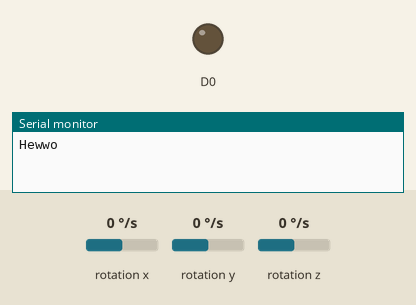
Bench run of a sketch on a simulated ESP8266 (NodeMCU). Shown: output pins drawn as LEDs (lit = HIGH), the last lines printed to the serial monitor. Wiring (inferred from the names in the program): ITG-3200 gyroscope at I2C address 0x68. Inputs (shaded band) come from the test bench; at power-on: rotation x 0 °/s, rotation y 0 °/s, rotation z 0 °/s. WiFi joins after 1.5 s; servers stay silent unless stated.

Above: at 0.1 s.
At 1.6 s:
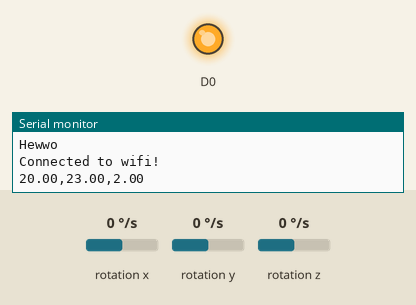
Timing chart, 0 to 3.1 s (numbered marks = the images above):
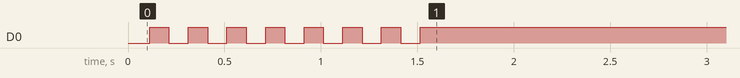

The sketch:

esp_head_shaking_tracker.ino
```cpp
#include <ESP8266WiFi.h>
#include <WiFiUdp.h>
#include <Wire.h>

#define WIFI_SSID "Insert Your Wi-Fi Network SSID here"
#define WIFI_PSK  "Insert Your Wi-Fi Password SSID here"
#define UDP_PORT 18782
#define threshold 150

WiFiUDP Udp;
char incomingPacket[256];

// Gyroscope ITG3200
#define GYRO 0x68 //  when AD0 is connected to GND ,gyro address is 0x68.
//#define GYRO 0x69   when AD0 is connected to VCC ,gyro address is 0x69
#define G_SMPLRT_DIV 0x15
#define G_DLPF_FS 0x16
#define G_INT_CFG 0x17
#define G_PWR_MGM 0x3E
#define G_TO_READ 8 // 2 bytes for each axis x, y, z
// offsets are chip specific.
int g_offx = 120-100;
int g_offy = 20-43;
int g_offz = 93-95;
int hx, hy, hz, turetemp;


////////// GYROSCOPE INITIALIZATION //////////
void initGyro()
{
 writeTo(GYRO, G_PWR_MGM, 0x00);
 writeTo(GYRO, G_SMPLRT_DIV, 0x07); // EB, 50, 80, 7F, DE, 23, 20, FF
 writeTo(GYRO, G_DLPF_FS, 0x1E); // +/- 2000 dgrs/sec, 1KHz, 1E, 19
 writeTo(GYRO, G_INT_CFG, 0x00);
}
void getGyroscopeData(int * result)
{
 int regAddress = 0x1B;
 int temp, x, y, z;
 byte buff[G_TO_READ];
 readFrom(GYRO, regAddress, G_TO_READ, buff); //read the gyro data from the ITG3200
 result[0] = ((buff[2] << 8) | buff[3]) + g_offx;
 result[1] = ((buff[4] << 8) | buff[5]) + g_offy;
 result[2] = ((buff[6] << 8) | buff[7]) + g_offz;
 result[3] = (buff[0] << 8) | buff[1]; // temperature
}

void setup() {
  Serial.begin(9600);
  delay(10);
  Serial.println("Hewwo");
  pinMode(D0, OUTPUT);
  WiFi.mode(WIFI_STA);
  WiFi.begin(WIFI_SSID, WIFI_PSK);
  while (WiFi.status() != WL_CONNECTED) {
    delay(100);
    digitalWrite(D0, !digitalRead(D0));
  }
  Serial.println("Connected to wifi!");

  Wire.begin();
  initGyro();
}

int calib(int value)
{
  if (value > 32768)
    return value-65536;
  else
    return value;
}

// integrals
double shake_x = 0;
double shake_y = 0;
double shake_z = 0;
// sign
int last_x = 0;
int last_y = 0;
int last_z = 0;

// center
float center_x = 0;
float center_y = 0;
float center_z = 0;

void loop() {

  int gyro[4];
  getGyroscopeData(gyro);
  hx = calib(gyro[0]);
  hy = calib(gyro[1]);
  hz = calib(gyro[2]);

  hx = hx - center_x;
  center_x = 0.99 * center_x + 0.01 * hx;
  hy = hy - center_y;
  center_y = 0.99 * center_y + 0.01 * hy;
  hz = hz - center_z;
  center_z = 0.99 * center_z + 0.01 * hz;


  last_x = abs(hx) < threshold ? 0 : (hx > 0 ? 1 : -1);
  last_y = abs(hy) < threshold ? 0 : (hy > 0 ? 1 : -1);
  last_z = abs(hz) < threshold ? 0 : (hz > 0 ? 1 : -1);

  shake_x *= 0.92;
  shake_x += abs(hx);
  shake_y *= 0.92;
  shake_y += abs(hy);
  shake_z *= 0.92;
  shake_z += abs(hz);

  Serial.print(shake_x);
  Serial.print(',');
  Serial.print(shake_y);
  Serial.print(',');
  Serial.println(shake_z);
  double shake_max = max(shake_x, max(shake_y, shake_z));
  delay(100);

  if (shake_max > 5000) {
  IPAddress ipBroadcast(255, 255, 255, 255);
    String ReplyBuffer;
    if (shake_x == shake_max)
      ReplyBuffer = "{\"action\":\"shake\",\"axis\":\"X\"}";
    else if (shake_y == shake_max)
      ReplyBuffer = "{\"action\":\"shake\",\"axis\":\"Y\"}";
    else
      ReplyBuffer = "{\"action\":\"shake\",\"axis\":\"Z\"}";
    Udp.beginPacket(ipBroadcast, UDP_PORT);
    Udp.write(ReplyBuffer.c_str());
    // Serial.println(ReplyBuffer);
    Udp.endPacket();
    shake_x = 0;
    shake_y = 0;
    shake_z = 0;
    delay(1000);
  }
}

//////////// Transmission Functions: ///////////////

void writeTo(int DEVICE, byte address, byte val) {
  Wire.beginTransmission(DEVICE); //start transmission to ACC
  Wire.write(address);        // send register address
  Wire.write(val);        // send value to write
  Wire.endTransmission(); //end transmission
}
//reads num bytes starting from address register on ACC in to buff array
 void readFrom(int DEVICE, byte address, int num, byte buff[]) {
 Wire.beginTransmission(DEVICE); //start transmission to ACC
 Wire.write(address);        //sends address to read from
 Wire.endTransmission(); //end transmission

 Wire.beginTransmission(DEVICE); //start transmission to ACC
 Wire.requestFrom(DEVICE, num);    // request 6 bytes from ACC

 int i = 0;
 while(Wire.available())    //ACC may send less than requested (abnormal)
 {
   buff[i] = Wire.read(); // receive a byte
   i++;
 }
 Wire.endTransmission(); //end transmission
}
```
